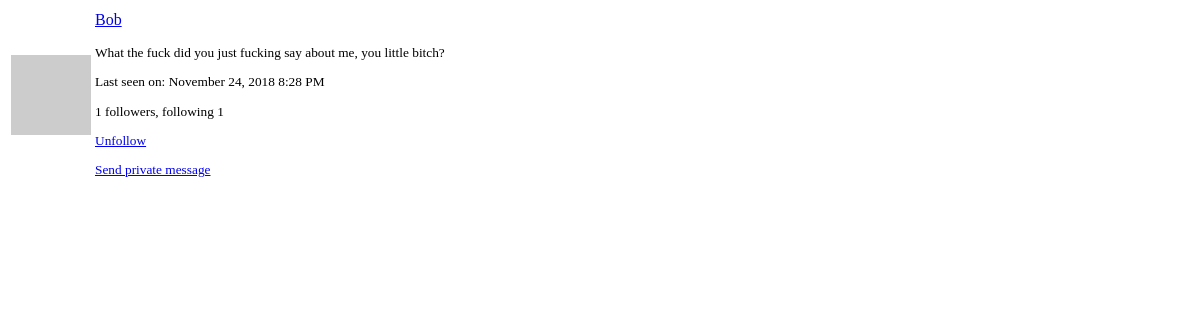
Page /user/Bob/popup (signed in) on the earlier database version.
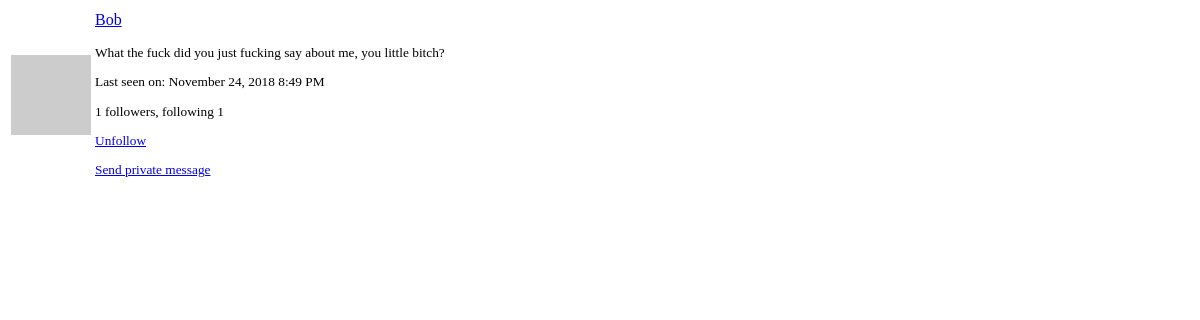
Same page on the later database version.
### app/models.py (models this page shows, shortened)
class User(UserMixin, db.Model):
    id = db.Column(db.Integer, primary_key=True)
    username = db.Column(db.String(64), index=True, unique=True)
    email = db.Column(db.String(120), index=True, unique=True)
    password_hash = db.Column(db.String(128))
    about_me = db.Column(db.String(140))
    last_seen = db.Column(db.DateTime, default=datetime.utcnow)
    last_message_read_time = db.Column(db.DateTime)
    posts = db.relationship('Post', backref='author', lazy='dynamic')
    followed = db.relationship(
        'User', secondary=followers,
        primaryjoin=(followers.c.follower_id == id),
        secondaryjoin=(followers.c.followed_id == id),
        backref=db.backref('followers', lazy='dynamic'), lazy='dynamic')
    messages_sent = db.relationship(
        'Message',
        foreign_keys='Message.sender_id',
        backref='author', lazy='dynamic')
    messages_received = db.relationship(
        'Message',
        foreign_keys='Message.recipient_id',
        backref='recipient', lazy='dynamic')
    notifications = db.relationship('Notification', backref='user',
                                    lazy='dynamic')
    def avatar(self, size):
        digest = md5(self.email.lower().encode('utf-8')).hexdigest()
        return 'https://www.gravatar.com/avatar/{}?d=retro&s={}'.format(
            digest, size)
    def is_following(self, user):
        return self.followed.filter(
            followers.c.followed_id == user.id).count() > 0

### app/main/routes.py (the view)
@bp.route('/user/<username>/popup')
@login_required
def user_popup(username):
    user = User.query.filter_by(username=username).first_or_404()
    return render_template('user_popup.html', user=user)

### app/main/routes.py (called while the page is built)
@bp.before_app_request
def before_request():
    if current_user.is_authenticated:
        current_user.last_seen = datetime.utcnow()
        db.session.commit()
        g.search_form = SearchForm()
    g.locale = str(get_locale())

### app/models.py (called while the page is built)
@login.user_loader
def load_user(id):
    return User.query.get(int(id))

### app/templates/user_popup.html
<table class="table">
  <tr>
    <td width="64" style="border: 0px;">
      <img src="{{ user.avatar(64) }}">
    </td>
    <td style="border: 0px;">
      <p>
        <a href="{{ url_for('main.user', username=user.username) }}">
          {{ user.username }}
        </a>
      </p>
      <small>
        {% if user.about_me %}<p>{{ user.about_me }}</p>{% endif %}
        {% if user.last_seen %}
          <p>
            {% if user.last_seen %}
              {{ _('Last seen on:') }}
              {{ moment(user.last_seen).format('LLL') }}
            {% endif %}
          </p>
        {% endif %}
        <p>
          {{ user.followers.count() }} {{ _('followers, following') }} {{ user.followed.count() }}
        </p>
        {% if user != current_user %}
          {% if not current_user.is_following(user) %}
            <a href="{{ url_for('main.follow', username=user.username) }}">
                {{ _('Follow') }}
            </a>
          {% else %}
            <a href="{{ url_for('main.unfollow', username=user.username) }}">
                {{ _('Unfollow') }}
            </a>
          {% endif %}
          <p>
            <a href="{{ url_for('main.send_message', recipient=user.username) }}">
              {{ _('Send private message') }}
            </a>
          </p>
        {% endif %}
      </small>
    </td>
  </tr>
</table>

Differences in the rows shown:
changed User "Bob": last_seen "November 24, 2018 8:28 PM" → "November 24, 2018 8:49 PM"
